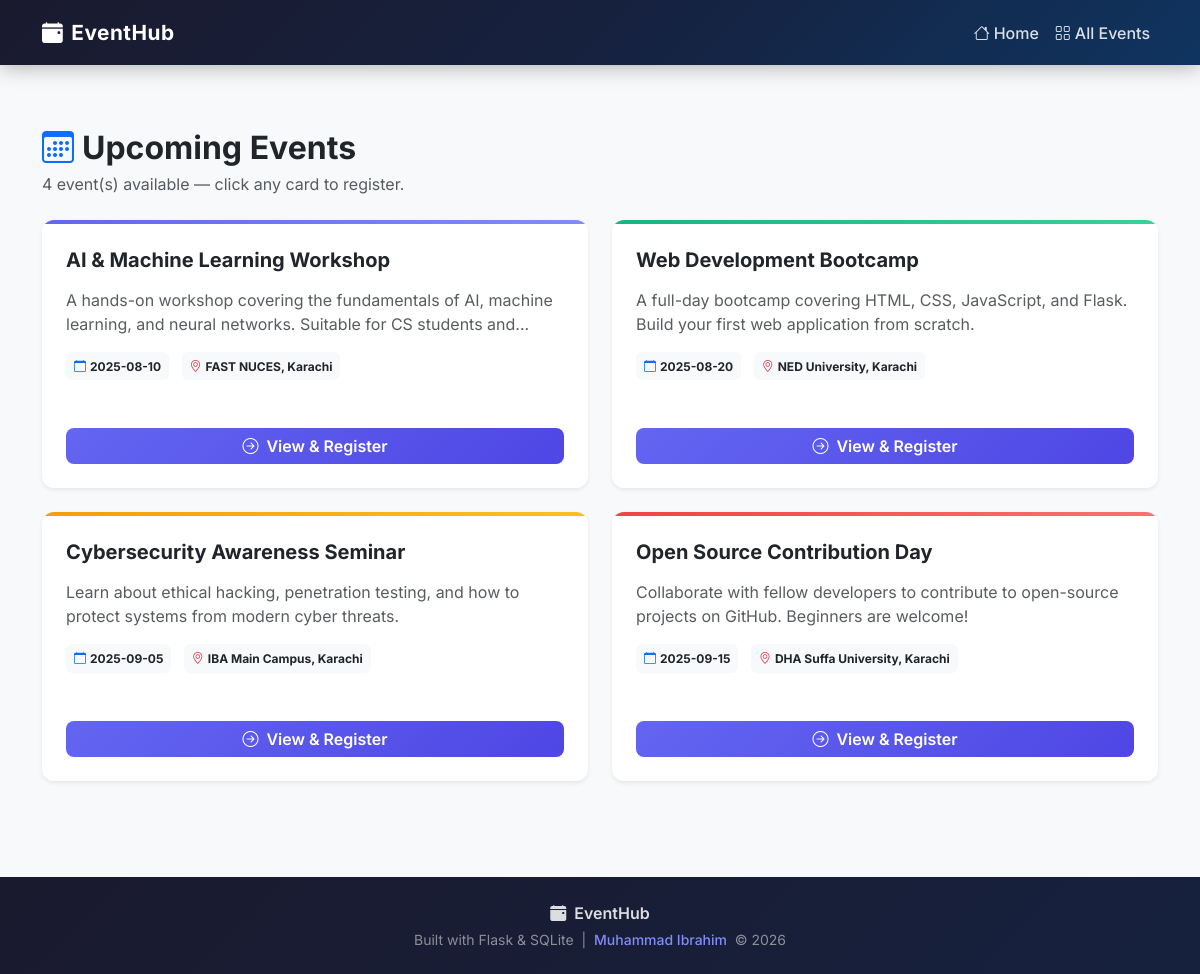
The app's page /events with its own data.
### tables this page shows
CREATE TABLE events (
        id          INTEGER PRIMARY KEY AUTOINCREMENT,
        title       TEXT    NOT NULL,
        description TEXT    NOT NULL,
        date        TEXT    NOT NULL,
        venue       TEXT    NOT NULL
    );

### app.py (the view)
@app.route('/events')
def events():
    conn = get_db()
    cursor = conn.cursor()
    cursor.execute('SELECT * FROM events ORDER BY date ASC')
    all_events = cursor.fetchall()
    conn.close()
    return render_template('events.html', events=all_events)

### app.py (called while the page is built)
def get_db():
    conn = sqlite3.connect(DATABASE)
    conn.row_factory = sqlite3.Row
    return conn

### templates/events.html (shortened to what this page needs)
{% extends 'base.html' %}
{% block content %}
<div class="container py-5">
    <div class="d-flex justify-content-between align-items-center mb-4">
        <div>
            <h2 class="fw-bold mb-1">
                <i class="bi bi-calendar3 me-2 text-primary"></i>Upcoming Events
            </h2>
            <p class="text-muted mb-0">
                {{ events|length }} event(s) available — click any card to register.
            </p>
        </div>
    </div>
    {% if events %}
        <div class="row g-4">
            {% for event in events %}
            <div class="col-md-6 col-lg-6">
                <div class="card event-card h-100 shadow-sm border-0">
                    <div class="card-accent accent-{{ loop.index % 4 }}"></div>
                    <div class="card-body p-4">
                        <h5 class="card-title fw-bold mb-3">{{ event['title'] }}</h5>
                        <p class="card-text text-muted mb-3">
                            {{ event['description'][:120] }}{% if event['description']|length > 120 %}...{% endif %}
                        </p>
                        <div class="event-meta mb-3">
                            <span class="badge bg-light text-dark me-2 p-2">
                                <i class="bi bi-calendar me-1 text-primary"></i>{{ event['date'] }}
                            </span>
                            <span class="badge bg-light text-dark p-2">
                                <i class="bi bi-geo-alt me-1 text-danger"></i>{{ event['venue'] }}
                            </span>
                        </div>
                    </div>
                    <div class="card-footer bg-transparent border-0 pb-4 px-4">
                        <a href="{{ url_for('event_detail', event_id=event['id']) }}"
                           class="btn btn-primary w-100">
                            <i class="bi bi-arrow-right-circle me-2"></i>View &amp; Register
                        </a>
                    </div>
                </div>
            </div>
            {% endfor %}
        </div>
    {% else %}
        <div class="text-center py-5">
            <i class="bi bi-calendar-x display-3 text-muted"></i>
            <h4 class="mt-3 text-muted">No events available right now.</h4>
            <p class="text-muted">Check back later for upcoming events.</p>
        </div>
    {% endif %}
</div>
{% endblock %}

### templates/base.html (shortened to what this page needs)
<!DOCTYPE html>
<html lang="en">
<head>
    <link href="https://cdn.jsdelivr.net/npm/bootstrap@5.3.0/dist/css/bootstrap.min.css" rel="stylesheet">
    <link href="https://cdn.jsdelivr.net/npm/bootstrap-icons@1.11.0/font/bootstrap-icons.css" rel="stylesheet">
    <link rel="stylesheet" href="{{ url_for('static', filename='style.css') }}">
</head>
<body>
    <nav class="navbar navbar-expand-lg navbar-dark sticky-top">
        <div class="container">
            <a class="navbar-brand fw-bold" href="{{ url_for('index') }}">
                <i class="bi bi-calendar-event-fill me-2"></i>EventHub
            </a>
            <div class="collapse navbar-collapse" id="navMenu">
                <ul class="navbar-nav ms-auto">
                    <li class="nav-item">
                        <a class="nav-link" href="{{ url_for('index') }}">
                            <i class="bi bi-house me-1"></i>Home
                        </a>
                    </li>
                    <li class="nav-item">
                        <a class="nav-link" href="{{ url_for('events') }}">
                            <i class="bi bi-grid me-1"></i>All Events
                        </a>
                    </li>
                </ul>
            </div>
        </div>
    </nav>
    <main>
        {% block content %}{% endblock %}
    </main>
    <footer class="footer mt-5 py-4">
        <div class="container text-center">
            <p class="mb-1 fw-semibold">
                <i class="bi bi-calendar-event-fill me-2"></i>EventHub
            </p>
            <p class="mb-0 small text-muted">
                Built with Flask &amp; SQLite &nbsp;|&nbsp;
                <a href="https://www.linkedin.com/in/muhammad-ibrahim-o2" target="_blank" class="footer-link">
                    Muhammad Ibrahim
                </a>
                &nbsp;&copy; 2026
            </p>
        </div>
    </footer>
</body>
</html>

### static/style.css (style rules this page uses)
body { font-family: 'Inter', sans-serif; background-color: #f8f9fa; color: #212529; }
.navbar { background: linear-gradient(135deg, #1a1a2e 0%, #16213e 50%, #0f3460 100%); box-shadow: 0 2px 20px rgba(0,0,0,0.3); padding: 0.75rem 0; }
.navbar-brand { font-size: 1.3rem; letter-spacing: 0.5px; }
.nav-link { color: rgba(255,255,255,0.85) !important; font-weight: 500; transition: color 0.2s; }
.event-card { transition: transform 0.2s ease, box-shadow 0.2s ease; border-radius: 12px !important; overflow: hidden; }
.card-accent { height: 4px; }
.accent-1 { background: linear-gradient(90deg, #6366f1, #818cf8); }
.accent-2 { background: linear-gradient(90deg, #10b981, #34d399); }
.accent-3 { background: linear-gradient(90deg, #f59e0b, #fbbf24); }
.accent-0 { background: linear-gradient(90deg, #ef4444, #f87171); }
.btn-primary { background: linear-gradient(135deg, #6366f1, #4f46e5); border: none; border-radius: 8px; font-weight: 600; transition: all 0.2s; }
.card { border-radius: 12px; }
.footer { background: linear-gradient(135deg, #1a1a2e 0%, #16213e 100%); color: rgba(255,255,255,0.85); }
.footer .text-muted { color: rgba(255,255,255,0.5) !important; }
.footer-link { color: #818cf8; text-decoration: none; font-weight: 500; }

### records on screen
events: title "AI & Machine Learning Workshop", description "A hands-on workshop covering the fundamentals of AI, machine learning, and neural networks. Suitable for CS students and", date "2025-08-10", venue "FAST NUCES, Karachi"
events: title "Web Development Bootcamp", description "A full-day bootcamp covering HTML, CSS, JavaScript, and Flask. Build your first web application from scratch.", date "2025-08-20", venue "NED University, Karachi"
events: title "Cybersecurity Awareness Seminar", description "Learn about ethical hacking, penetration testing, and how to protect systems from modern cyber threats.", date "2025-09-05", venue "IBA Main Campus, Karachi"
events: title "Open Source Contribution Day", description "Collaborate with fellow developers to contribute to open-source projects on GitHub. Beginners are welcome!", date "2025-09-15", venue "DHA Suffa University, Karachi"

### other values on screen
{{ events|length }} "4"
